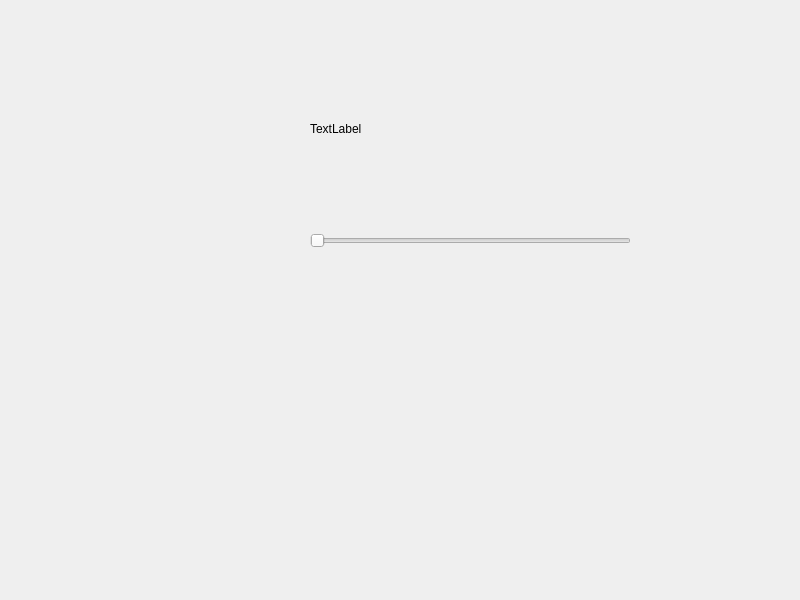
<?xml version="1.0" encoding="UTF-8"?>
<ui version="4.0">
 <class>Widget</class>
 <widget class="QWidget" name="Widget">
  <property name="geometry">
   <rect>
    <x>0</x>
    <y>0</y>
    <width>800</width>
    <height>600</height>
   </rect>
  </property>
  <property name="windowTitle">
   <string>Widget</string>
  </property>
  <widget class="QLabel" name="label">
   <property name="geometry">
    <rect>
     <x>310</x>
     <y>120</y>
     <width>81</width>
     <height>18</height>
    </rect>
   </property>
   <property name="text">
    <string>TextLabel</string>
   </property>
  </widget>
  <widget class="QSlider" name="horizontalSlider">
   <property name="geometry">
    <rect>
     <x>310</x>
     <y>230</y>
     <width>321</width>
     <height>22</height>
    </rect>
   </property>
   <property name="orientation">
    <enum>Qt::Horizontal</enum>
   </property>
  </widget>
 </widget>
 <resources/>
 <connections/>
</ui>
